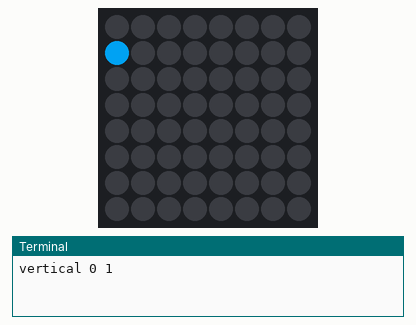
This program was run on a simulated Raspberry Pi (BCM pin numbers) with a Sense HAT. On the bench: the Sense HAT's 8×8 RGB LED matrix, the last lines printed to the terminal. Dim RGB values are drawn brighter than linear; random numbers come from a fixed seed.

Above: at 0.17 s.
At 5.02 s:
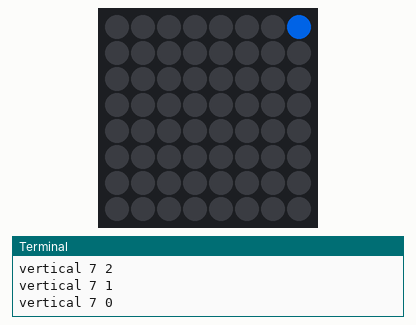
At 9.97 s:
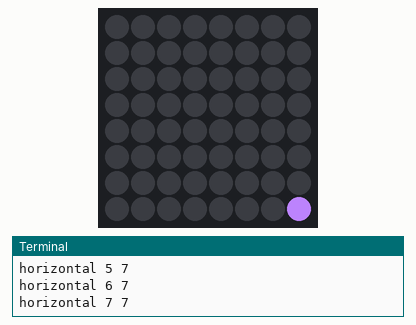
At 19.77 s:
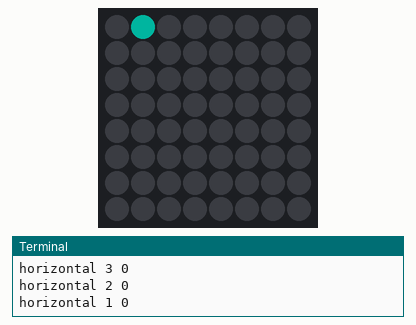
At 29.67 s:
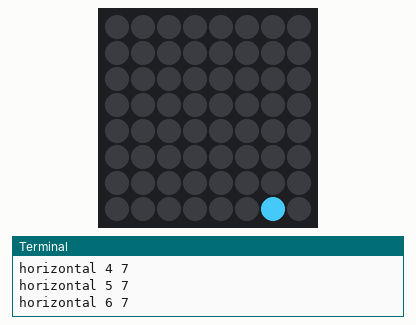
At 39.67 s:
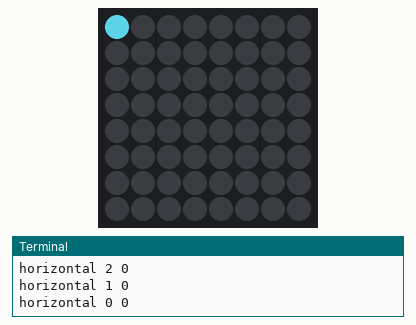

The program:

Sense-2.py
```python
from time import sleep
from sense_hat import SenseHat
from random import randint
sense=SenseHat()


x,y=0,0
a,b=1,1

vertical=True
while True:
    sleep(0.1)
    r=randint(1,255)
    g=randint(1,255)
    bl=randint(1,255)
    # Define some colours
    w = (r,g,bl) # White
    sense.clear()

    if vertical:
        y+=a
        print("vertical "+str(x) +" " +str(y))
        if y==0:
            a=1
            vertical=False
        if y==7:
            a=-1
            vertical=False

    else:
        x+=b
        print("horizontal "+str(x) +" " +str(y))
        if x==0:
            b=1
            vertical=True
        if x==7:
            b=-1
            vertical=True

    # move
    sense.set_pixel(x,y,w)
```
